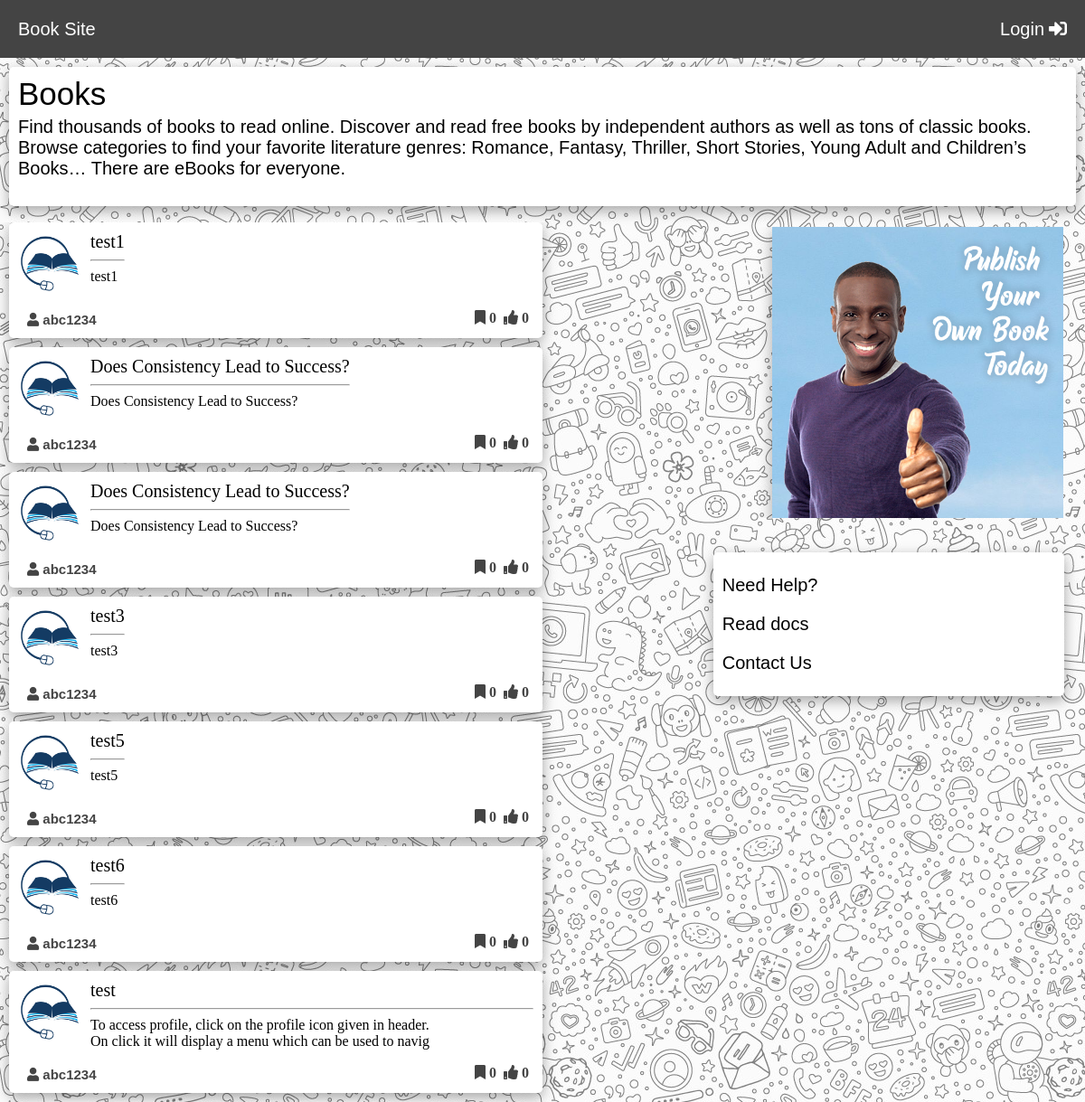
/Book_Site/index.php, run on the app's committed database.
### tables this page shows
CREATE TABLE `books` (
  `id` int(11) NOT NULL,
  `username` varchar(25) NOT NULL,
  `title` varchar(60) NOT NULL,
  `description` varchar(120) NOT NULL,
  `bookc` longtext NOT NULL,
  `createdate` varchar(255) NOT NULL,
  `editdate` varchar(255) NOT NULL
);

### Book_Site/index.php (the view, shortened to what this page needs)
<html lang="en">
<head>
    <link rel="stylesheet" href="css/styles.css">
    <link rel="stylesheet" href="css/header.css" />
    <link
      rel="stylesheet"
      href="https://use.fontawesome.com/releases/v5.15.3/css/all.css"
    />
</head>
<body style="background: linear-gradient(rgba(255,255,255,.5), rgba(255,255,255,.5)), url('img/bg.jpg')">
    <header>
      <div class="headh">Book Site</div>
      <?php
      if(isset($sesusername)){
          echo '<div class="headu" id="headu" onclick="myFunction()">
        <i class="fas fa-user-circle"></i>
        <div class="headuu">'.$sesusername.'</div>
      </div>';
      }else{
          echo '<div class="headu" id="headu">
          <div class="headuu" id="headuu"><a href="login" style="text-decoration: none;color:white;">Login<i class="fas fa-sign-in-alt" style="font-size: 20px;margin-left:5px;"></i></a></div>
      </div>';
      }
      ?>
    </header>
    <div class="bookc" style="margin-left: 10px;margin-top: 10px;background:white;bo-sizing:border-box;margin-right:10px;padding:10px;box-shadow: rgb(0 0 0 / 35%) 0px 5px 15px;border-radius:5px;">
        Books
        <p style="font-size:20px;margin-top:5px;bo-sizing:vorder-box;padding-right:10px;">Find thousands of books to read online. Discover and read free books by independent authors as well as tons of classic books. Browse categories to find your favorite literature genres: Romance, Fantasy, Thriller, Short Stories, Young Adult and Children’s Books… There are eBooks for everyone.</p>
    </div>
    <br>
    <div class="storyboard" style="padding: 0 10px;">
        <?php
        require_once "config.php";
        $query="SELECT * FROM books";
        $Table = mysqli_query($conn,$query);
        while($Row=mysqli_fetch_array($Table)){
            echo '
                <a href="books/'.$Row["username"].'_'.$Row["id"].'.php" style= "text-decoration: none; color:black;"><div class="storynav">
                  <div class="storyinfo">';
                  $id = $Row["id"];
                  require_once "config.php";
                  $query= "SELECT * FROM likes WHERE id = '$id'";
                  if($result = mysqli_query($conn, $query)){
                    if(mysqli_num_rows($result) == 0){
                      $likes=0;
                    }else{
                      $likes = mysqli_num_rows($result);
                    }
                  }
                  $query2= "SELECT * FROM likes WHERE id = '$id'";
                  if($result2 = mysqli_query($conn, $query2)){
                    if(mysqli_num_rows($result2) == 0){
                      $bookmark=0;
                    }else{
                      $bookmark = mysqli_num_rows($result2);
                    }
                  }
                  echo '
                        <img src="img/book.png" alt="">
                        <div class="storyinfomain">
                          <div class="title">'. $Row["title"] .'</div>
                          <hr>
                          <div class="stdesc">'. $Row["description"] .'</div>
                        </div>
                  </div>
                  <div class="stnm">
                    <div class="stnml">
                      <div style="margin-left: 10px;font-family: sans-serif;position: relative;top: 2px;font-weight: 600;"><i class="fas fa-user"></i> '.$Row["username"].'</div>
                    </div>
                    <div class="stnmr">
                      <i class="fas fa-bookmark" style="margin-right: 8px;"> '.$bookmark.'</i>
                      <i class="fas fa-thumbs-up"> '.$likes.'</i>
                    </div>
                  </div>
                </div></a>';
        }
        ?>
      <div class="docscontent">
        <div class="docs1" style="margin-bottom: 10px;background:none;">
          <div class="img">
            <img src="img/docs1.png" alt="" style="box-shadow: rgb(0 0 0 / 35%) 0px 5px 15px;">
          </div>
        </div>
        <br>
        <div class="docs1" style="width:80%;position:relative;left:18%;box-shadow: rgb(0 0 0 / 35%) 0px 5px 15px;">
          <p>Need Help?</p>
          <p><a href="#" taget="_blank">Read docs</a></p>
          <p><a href="contactus">Contact Us</a></p>
        </div>
      </div>
    </div>
</body>
</html>

### Book_Site/css/styles.css (style rules this page uses)
.storyboard { width: 100%; display: flex; box-sizing: border-box; overflow: hidden; flex-direction: column; }
.stnm { height: 30px; width: 100%; display: flex; padding-bottom: 8px; }
.stnmr, .stnml { height: 100%; width: 50%; margin-top: 10px; display: flex; align-items: center; box-sizing: border-box; color: #444; }
.stnmr { justify-content: flex-end; padding-right: 5px; }
.stnml { justify-content: flex-start; font-size: 15px; }
.storyboard img { width: 70px; height: 70px; }
.storynav { width: 50%; box-sizing: border-box; overflow: hidden; padding: 10px; background: white; border-radius: 5px; display: flex; margin-bottom: 10px; box-shadow: rgb(0 0 0 / 35%) 0px 5px 15px; flex-direction: column; }
.storyinfo img { margin-left: -10px; margin-right: 10px; }
.storyinfo { height: 100%; padding-left: 10px; display: flex; }
.stdesc { width: 80%; }
.title { font-size: 20px; }
.bookc { font-size: 35px; font-weight: 500; font-family: "Gill Sans", "Gill Sans MT", Calibri, "Trebuchet MS", sans-serif; }
.docscontent { width: 40%; position: absolute; right: 2%; font-family: sans-serif; box-sizing: border-box; padding: 0 10px; font-size: 20px; }
.docs1 { width: 100%; padding: 0 10px; background: white; border-radius: 5px; padding: 5px 10px; }
.img img { width: 70%; height: 70%; }
.img { overflow: hidden; width: 100%; display: flex; justify-content: flex-end; }
.docs1 a { text-decoration: none; color: black; }

### Book_Site/css/header.css (style rules this page uses)
body { margin: 0; padding: 0; }
header { background: #444; height: 8%; width: 100%; box-sizing: border-box; padding: 10px; display: flex; align-items: center; overflow: hidden; }
.headh { width: 50%; display: flex; justify-content: flex-start; color: white; font-family: sans-serif; font-size: 20px; margin-left: 10px; }
.headu { width: 100%; display: flex; justify-content: flex-end; color: white; font-family: sans-serif; font-size: 20px; align-items: center; margin-right: 10px; cursor: pointer; }
.headu i { font-size: 35px; }
.headuu { margin-left: 7px; }

### data on the page
books: title "test1", description "test1", username "abc1234", bookmark "0", likes "0"
books: title "Does Consistency Lead to Success?", description "Does Consistency Lead to Success?", username "abc1234", bookmark "0", likes "0"
books: title "Does Consistency Lead to Success?", description "Does Consistency Lead to Success?", username "abc1234", bookmark "0", likes "0"
books: title "test3", description "test3", username "abc1234", bookmark "0", likes "0"
books: title "test5", description "test5", username "abc1234", bookmark "0", likes "0"
books: title "test6", description "test6", username "abc1234", bookmark "0", likes "0"
books: title "test", description "To access profile, click on the profile icon given in header. On click it will display a menu which can be used to navig", username "abc1234", bookmark "0", likes "0"
